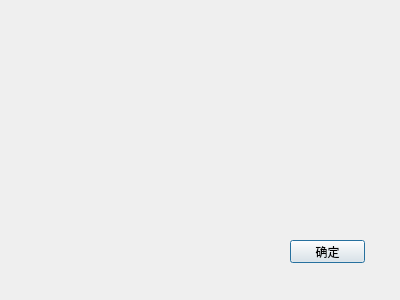
<?xml version="1.0" encoding="UTF-8"?>
<ui version="4.0">
 <class>Dialog</class>
 <widget class="QDialog" name="Dialog">
  <property name="geometry">
   <rect>
    <x>0</x>
    <y>0</y>
    <width>400</width>
    <height>300</height>
   </rect>
  </property>
  <property name="windowTitle">
   <string>Dialog</string>
  </property>
  <widget class="QPushButton" name="okButton">
   <property name="geometry">
    <rect>
     <x>290</x>
     <y>240</y>
     <width>75</width>
     <height>23</height>
    </rect>
   </property>
   <property name="text">
    <string>确定</string>
   </property>
  </widget>
  <widget class="QWidget" name="verticalLayoutWidget">
   <property name="geometry">
    <rect>
     <x>50</x>
     <y>0</y>
     <width>291</width>
     <height>131</height>
    </rect>
   </property>
   <layout class="QVBoxLayout" name="verticalLayout">
    <property name="spacing">
     <number>0</number>
    </property>
    <item>
     <widget class="QLabel" name="label">
      <property name="minimumSize">
       <size>
        <width>286</width>
        <height>126</height>
       </size>
      </property>
      <property name="maximumSize">
       <size>
        <width>286</width>
        <height>126</height>
       </size>
      </property>
      <property name="styleSheet">
       <string notr="true"/>
      </property>
      <property name="text">
       <string/>
      </property>
      <property name="pixmap">
       <pixmap resource="myimage.qrc">:/image/image/win.jpg</pixmap>
      </property>
      <property name="scaledContents">
       <bool>true</bool>
      </property>
     </widget>
    </item>
   </layout>
  </widget>
 </widget>
 <resources>
  <include location="myimage.qrc"/>
 </resources>
 <connections/>
</ui>
